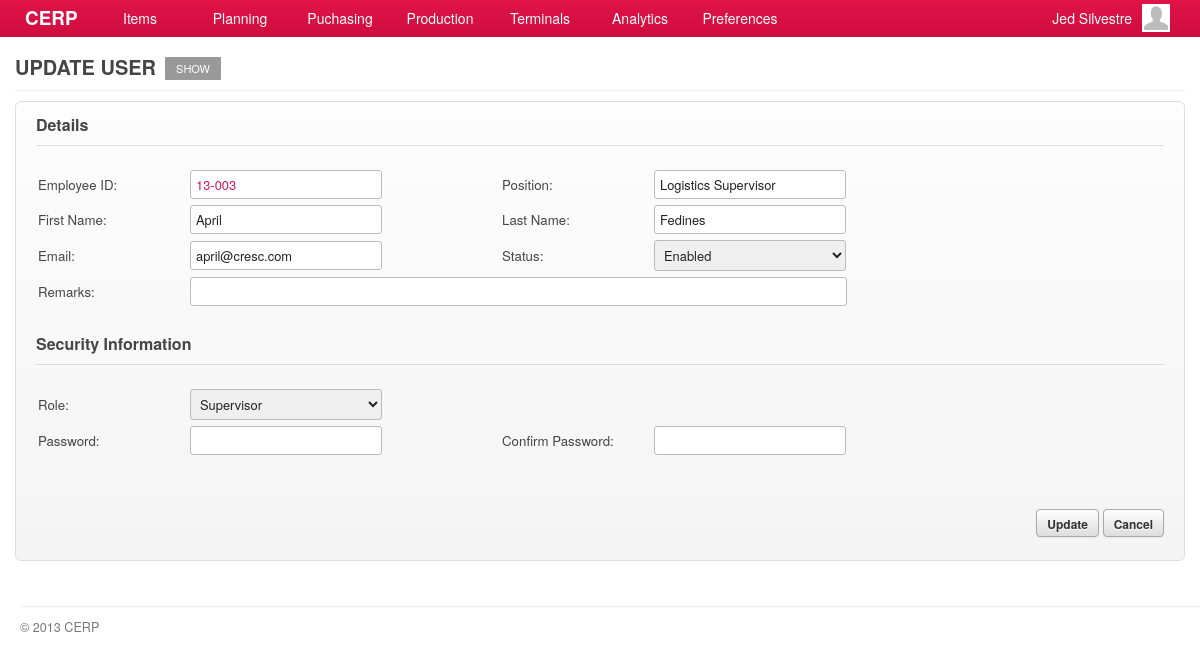
Screenshot of /account/users-edit.php?uid=3 (signed in) with the database file from the repository.
### tables this page shows
CREATE TABLE `capabilities` (
  `id` int(11) NOT NULL AUTO_INCREMENT,
  `title` varchar(45) DEFAULT NULL,
  `name` varchar(45) DEFAULT NULL,
  `capability` varchar(45) DEFAULT NULL,
  `url` varchar(45) DEFAULT NULL,
  `parent` int(11) DEFAULT NULL,
  PRIMARY KEY (`id`)
);

CREATE TABLE `users` (
  `id` bigint(20) NOT NULL AUTO_INCREMENT,
  `employee_id` varchar(12) NOT NULL,
  `password` varchar(65) NOT NULL,
  `first_name` varchar(50) NOT NULL,
  `last_name` varchar(50) NOT NULL,
  `email` varchar(65) DEFAULT NULL,
  `position` varchar(65) DEFAULT NULL,
  `status` int(1) DEFAULT '1',
  `description` varchar(100) DEFAULT NULL,
  `created_at` timestamp NULL DEFAULT NULL,
  `updated_at` timestamp NULL DEFAULT NULL,
  PRIMARY KEY (`id`),
  UNIQUE KEY `id` (`id`,`employee_id`)
);

### include/general.class.php (called while the page is built, shortened)
<?php
require('database.class.php');
require('capabilities.class.php');
require('role.class.php');
$HostAccount	= "account";
$DB				= new MySQL;
  $Host			= "cerp";
  $HostAccount	= "/".$Host."/".$HostAccount;
  $DB->database	= "cerpdb";
  $DB->username	= "cerpuser";
  $DB->password	= "cerpuser";
  $DB->hostname	= "localhost";
$Capabilities	= new Capabilities($DB);
$Signed			= $_SESSION['user'];
$Role		= new Role($DB, $Signed['id']);
require('functions.php');
?>

### include/role.class.php (called while the page is built, shortened)
<?php
class Role
{
	private $DB;
	private $user_id;
	function Role($db, $uid) {
  	$this->DB = $db;
		$this->user_id = $uid;
  }
	function isCapableByName($cap_name) {
		foreach ($this->getUserRoles() as $user_role) {
			$result = $this->DB->Find('role_capabilities', array(
						  			'columns' 		=> 'role_capabilities.*',
						  			'joins' => 'INNER JOIN capabilities ON capabilities.id = role_capabilities.capability_id',
						  	    'conditions' 	=> 'capabilities.capability="'. $cap_name .'" AND role_id='. $user_role['role_id']));
			if(isset($result)) {
				return TRUE;
			}
		}
	}
	function getUserRoles() {
		$result = $this->DB->Get('user_roles', array(
						  			'columns' 		=> 'user_roles.role_id, roles.name',
						  			'joins' => 'INNER JOIN roles ON roles.id = user_roles.role_id',
						  	    'conditions' 	=> 'user_roles.user_id='. $this->user_id));
		if(isset($result)) {
			return $result;
		}
	}
}

### include/database.class.php (called while the page is built, shortened)
<?php
class MySQL {
  public $username	= "cerpuser";
  public $password	= "cerpuser";
  public $hostname	= "localhost";
  public function Connect() {
    $conn = mysql_connect($this->hostname, $this->username, $this->password) or die("<br/><span class='notice'><p class='error'><strong>ERROR!</strong> Unable to connect to MySQL! </p></span>");
    return $conn;
  }
  public function Query($sql) {
  	$conn = $this->Connect();
    $result = mysql_query($sql, $conn);
	return $result;
  }
	function Find($table, $args='') {
  	if (isset($args)) {
  	  $args['columns'] = (isset($args['columns']) ? $args['columns'] : '*');
  	  $args['joins'] = (isset($args['joins']) ? $args['joins'] : '');
	 	 	$args['conditions'] = ($args['conditions'] == '' ? '' : 'where '.$args['conditions']);
		}
		$sql = "SELECT ".$args['columns']." FROM ".$table." ".$args['joins']." ".$args['conditions'];
		$row = $this->IsEmpty($this->Query($sql));
		return mysql_fetch_array($row);
  }
  function Get($table, $args='') {
  	if (isset($args)) {
  	  $args['columns'] = (isset($args['columns']) ? $args['columns'] : '*');
  	  $args['joins'] = (isset($args['joins']) ? $args['joins'] : '');
		  $args['conditions'] = ($args['conditions'] == '' ? '' : 'WHERE '.$args['conditions']);
  	  $args['order'] = (isset($args['order']) ? ' ORDER BY '.$args['order'] : '');
  	  $args['limit'] = (isset($args['limit']) ? ' LIMIT '.$args['limit'] : '');
  	  $args['group'] = (isset($args['group']) ? ' GROUP BY '.$args['group'] : '');
		}
		$data = array();
		$sql = "SELECT ".$args['columns']." FROM ".$table." ".$args['joins']." ".$args['conditions']." ".$args['group']." ".$args['order']." ".$args['limit'];
		$result = $this->IsEmpty($this->Query($sql));
		if(!empty($result)) {
	      while ($row = mysql_fetch_array($result)) {
	        $data[] = $row;
	      }
		}
		return $data;
  }
  private function IsEmpty($result) {
    if(mysql_num_rows($result) > 0) return $result;
    return null;
  }
}

### include/capabilities.class.php (called while the page is built, shortened)
<?php
class Capabilities {
  private $DB;
	public $All;
	function Capabilities($db) {
		$this->DB = $db;
		$this->GetCapabilities();
	}
  function GetTitle() {
    global $capability_key;
	return $this->All[$capability_key]['title'];
  }
  function GetUrl() {
    global $capability_key;
	return $this->All[$capability_key]['url'];
  }
	function GetCapabilities() {
		$capabilities = $this->DB->Get('capabilities', array(
					  			'columns' 		=> 'id, capability, title, name, parent, url',
					  	    'conditions' 	=> 'parent IS NOT null ORDER BY parent'));
		$all = array();
		foreach ($capabilities as $cap) {
			$all[$cap['capability']] = array('title' => $cap['title'],'name' => $cap['name'], 'url' => $cap['url'], 'parent' => $cap['parent']);
		}
		$this->All = $all;
	}
}

### account/users-edit.php (the view, shortened to what this page needs)
<?php
  $capability_key = 'edit_user';
  require('header.php');
	$allowed = $Role->isCapableByName($capability_key);
	if(!$allowed) {
		require('inaccessible.php');
	}else{
	  if(isset($_GET['uid'])) {
	  	$user = $DB->Find('users', array(
				'columns' 		=> 'users.id, users.employee_id, users.first_name, users.last_name, users.email, users.position, users.description,
													users.status AS status_id, user_roles.role_id AS role_id, lookups.description AS status, roles.name as role',
				'joins'				=> 'LEFT OUTER JOIN lookups on users.status = lookups.id
													INNER JOIN user_roles ON user_roles.user_id = users.id
													INNER JOIN roles ON roles.id = user_roles.role_id',
	  	  'conditions' 	=> 'users.id = '.$_GET['uid']
	  	  )
			);
	  }
		$roles = $DB->Get('roles', array('columns' => 'id, name'));
		$statuss = $DB->Get('lookups', array('columns' => 'id, description', 'conditions' => 'parent = "'.get_lookup_code('user_status').'"'));
?>
	<div id="page">
		<div id="page-title">
    	<h2>
      	<span class="title"><?php echo $Capabilities->GetTitle(); ?></span>
        <?php
				  echo '<a href="'.$Capabilities->All['show_user']['url'].'?uid='.$_GET['uid'].'" class="nav">'.$Capabilities->All['show_user']['name'].'</a>';
				?>
      </h2>
		</div>
		<div id="content">
			<form action="<?php echo host($Capabilities->GetUrl()) ?>" method="POST" class="form-container">
				<h3 class="form-title">Details</h3>
        <table>
           <tr>
              <td width="150">Employee ID:</td><td width="310"><input type="text" id="user[employee_id]" name="user[employee_id]" autocomplete="off" value="<?php echo $user['employee_id'] ?>" class="text-field magenta" /></td>
              <td width="150">Position:</td><td><input type="text" id="user[position]" name="user[position]" autocomplete="off" value="<?php echo $user['position'] ?>" class="text-field" /></td>
           </tr>
           <tr>
              <td>First Name:</td><td><input type="text" id="user[first_name]" name="user[first_name]" autocomplete="off" value="<?php echo $user['first_name'] ?>" class="text-field" /></td>
              <td>Last Name:</td><td><input type="text" id="user[last_name]" name="user[last_name]" autocomplete="off" value="<?php echo $user['last_name'] ?>" class="text-field" /></td>
           </tr>
           <tr>
              <td>Email:</td><td><input type="text" id="user[email]" name="user[email]" autocomplete="off" value="<?php echo $user['email'] ?>" class="text-field" /></td>
              <td>Status:</td><td><?php select_query_tag($statuss, 'id', 'description', $user['status'], 'user[status]', 'user[status]', '', 'width:192px;'); ?></td>
           </tr>
           <tr>
              <td>Remarks:</td>
              <td colspan="99">
                <input type="text" id="user[description]" name="user[description]" value="<?php echo $user['description'] ?>" class="text-field" style="width:645px" />
              </td>
           </tr>
           <tr><td height="5" colspan="99"></td></tr>
        </table>
        <br/>
        <h3 class="form-title">Security Information</h3>
        <table>
           <tr>
              <td width="150">Role:</td><td width="310"><?php select_query_tag($roles, 'id', 'name', $user['role_id'], 'role_id', 'role_id', '', 'width:192px;'); ?></td>
              <td width="150"></td><td></td>
           </tr>
           <tr>
              <td>Password:</td><td><input type="password" id="user[password]" name="user[password]" autocomplete="off" class="text-field" /></td>
              <td>Confirm Password:</td><td><input type="password" id="password-check" name="password-check" autocomplete="off" class="text-field" /></td>
           </tr>
        </table>
        <br/>
        <br/>
         <div class="field-command">
       	   <input id="submit" type="submit" value="Update" class="btn"/>
           <input type="button" value="Cancel" class="btn redirect-to" rel="<?php echo host('users-show.php?uid='.$_GET['uid']); ?>"/>
         </div>
				</form>
		</div>
	</div>
<?php }
require('footer.php'); ?>

### stylesheets/main.css (style rules this page uses)
*, html, body { margin:0;padding:0; }
html { font-size: 100%; -webkit-text-size-adjust: 100%; -ms-text-size-adjust: 100%; }
body { margin: 0; font-family:"Helvetica Neue", Helvetica, Arial, sans-serif; font-size:14px; line-height:20px; color:#454545; background-color:#ffffff; }
h1, h2, h3, h4 { padding:0 0 5px; margin:0 0 10px; }
h2 { font-size:20px; }
h3 { font-size:16px; }
#page { background-color:#ffffff; font-size:95%; }
#content { padding:0 15px; min-height: 500px; }
#page-title { margin:0 15px 10px; padding:57px 0 0; border-bottom:solid 1px #eeeeee; }
#page-title h2 { margin:0; padding:0 0 10px; }
#page-title h2 .title { float:left; padding-right:5px; text-transform:uppercase; }
#page-title h2 .nav { float:left; display:block; margin:0 0 0 4px; padding:6px 8px; background-color:#999999; color:#ffffff; font-weight:normal; font-size:11px; line-height:11px; cursor:pointer; -webkit-border-radius:1px; -moz-border-radius:1px; border-radius:1px; text-transform:uppercase; min-width:40px; text-align: center; }
.magenta { color: #D11560; }

### stylesheets/form.css (style rules this page uses)
form { margin:0 0 10px; }
form table tr th, form table tr td { padding:2px 0; }
form .field-command { padding:10px 0 0; text-align: right; }
.form-container { padding:20px; border:solid 1px #dddddd; background-color:#f9f9f9; background-image:-moz-linear-gradient(top, #fdfdfd, #f4f4f4); background-image:-webkit-gradient(linear, 0 0, 0 100%, from(#fdfdfd), to(#f4f4f4)); background-image:-webkit-linear-gradient(top, #fdfdfd, #f4f4f4); background-image:-o-linear-gradient(top, #fdfdfd, #f4f4f4); background-image:linear-gradient(to bottom, #fdfdfd, #f4f4f4); -webkit-border-radius:6px; -moz-border-radius:6px; border-radius:6px; }
.form-title { margin:-7px 0 20px; padding:0 0 10px; border-bottom:solid 1px #dddddd; }
input, textarea, select { padding:4px 5px; border:solid 1px #bbbbbb; color:#222222; font-size:97%; font-family:"Helvetica Neue", Helvetica, Arial, sans-serif; -webkit-border-radius:3px; -moz-border-radius:3px; border-radius:3px; }
input.text-field { width:180px; }
.btn { display: inline-block; *display: inline; padding: 4px 10px 2px; margin-bottom: 3px; min-width:60px; *margin-left: .3em; font-size: 12px; line-height: 20px; *line-height: 20px; color: #333333; text-align: center; text-shadow: 0 1px 1px rgba(255, 255, 255, 0.75); vertical-align: middle; cursor: pointer; font-weight:bold; background-color: #cccccc; *background-color: #dddddd; background-image: -webkit-gradient(linear, 0 0, 0 100%, from(#ffffff), to(#dddddd)); background-image: -webkit-linear-gradient(top, #ffffff, #dddddd); background-image: -o-linear-gradient(top, #ffffff, #dddddd); background-image: linear-gradient(to bottom, #ffffff, #dddddd); background-image: -moz-linear-gradient(top, #ffffff, #dddddd); background-repeat: repeat-x; border: 1px solid #bbbbbb; *border: 0; border-color: rgba(0, 0, 0, 0.1) rgba(0, 0, 0, 0.1) rgba(0, 0, 0, 0.25); border-color: #aaaaaa #aaaaaa #bfbfbf; border-bottom-color: #aaaaaa; outline:none; -webkit-border-radius: 4px; -moz-border-radius: 4px; border-radius: 4px; filter: progid:dximagetransform.microsoft.gradient(startColorstr='#ffffffff', endColorstr='#ffe6e6e6', GradientType=0); filter: progid:dximagetransform.microsoft.gradient(enabled=false); *zoom: 1; -webkit-box-shadow: inset 0 1px 0 rgba(255, 255, 255, 0.2), 0 1px 2px rgba(0, 0, 0, 0.05); -moz-box-shadow: inset 0 1px 0 rgba(255, 255, 255, 0.2), 0 1px 2px rgba(0, 0, 0, 0.05); box-shadow: inset 0 1px 0 rgba(255, 255, 255, 0.2), 0 1px 2px rgba(0, 0, 0, 0.05); }

### rows the page displays
capabilities: title "UPDATE USER"
capabilities: name "SHOW"
users: employee "13-003", position "Logistics Supervisor", first_name "April", last_name "Fedines", email "april@cresc.com"

### other values shown
$Signed['first_name'] "Jed"
$Signed['last_name'] "Silvestre"
